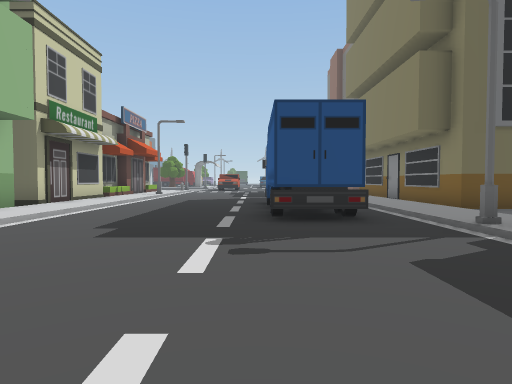
View 1 (above)

24 first-person views from a walk through a scene from a Unity 3-D project. The camera is 1.4 m above the floor, tilts 2° down and sees 75° across. The floor is counted in squares, 2 m on a side. Each view is taken from the middle of a square. On the plan, view 1 faces up. The plan holds only what a view shows up to about 10 squares ahead; the rest is blank. The place goes on beyond the plan. Some animated figures are left out. Some surface patterns are stand-ins.

View 2
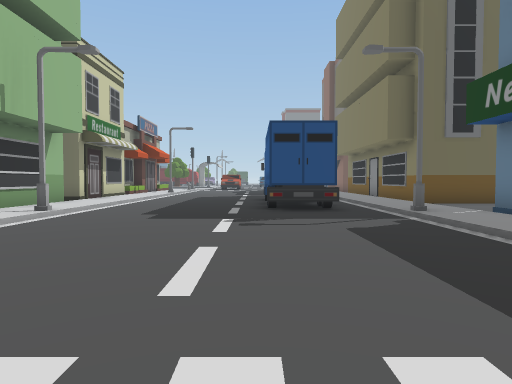

View 3
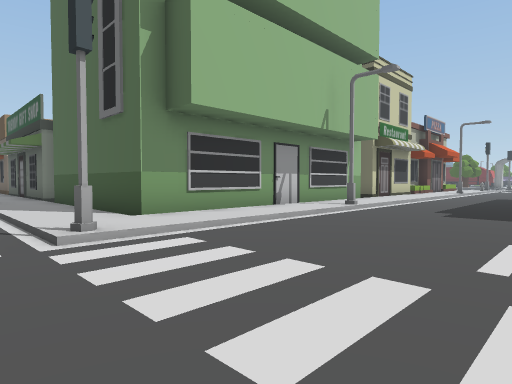

View 4
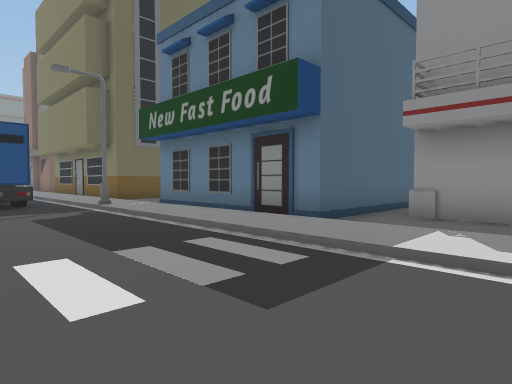

View 5
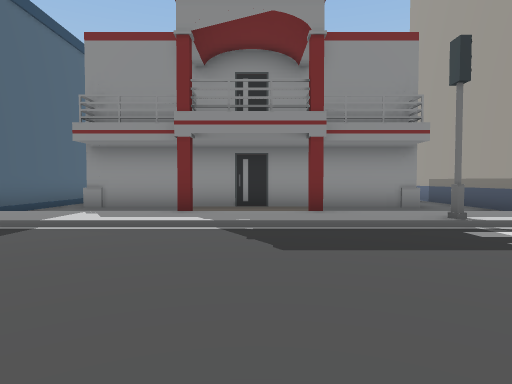

View 6
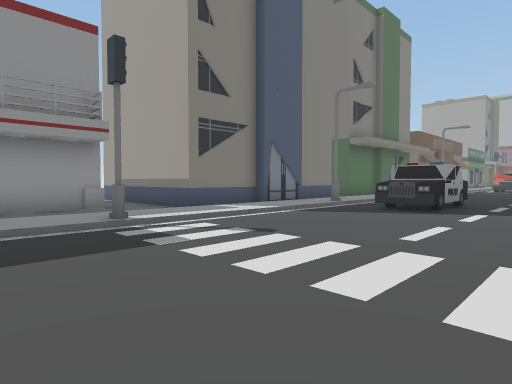

View 7
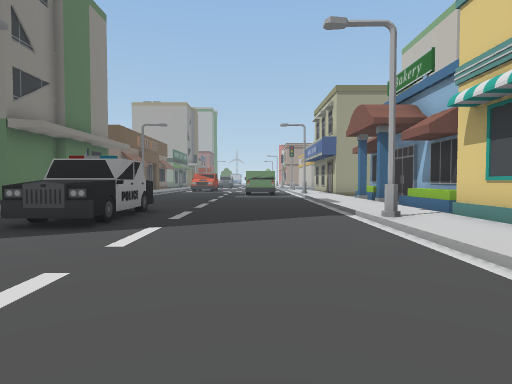

View 8
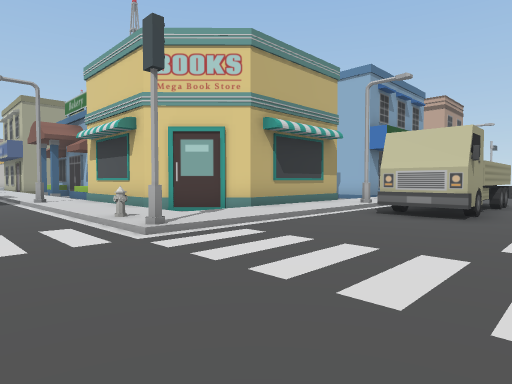

View 9
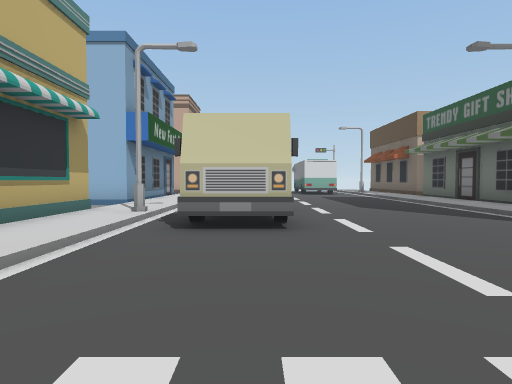

View 10
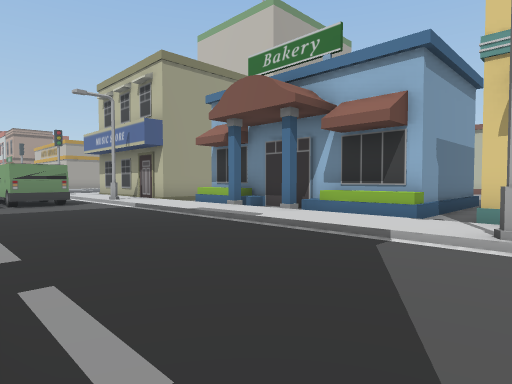

View 11
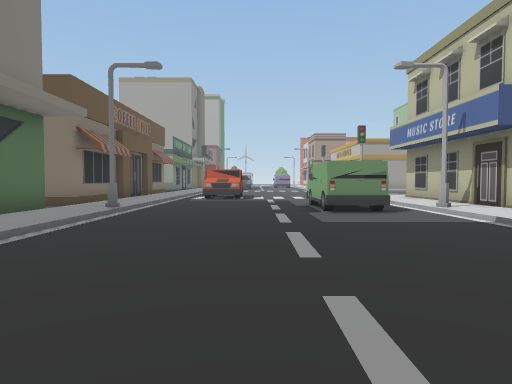

View 12
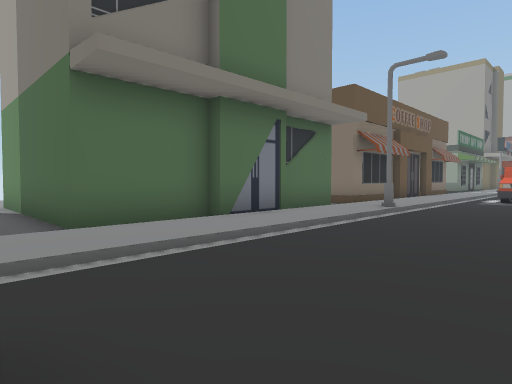

View 13
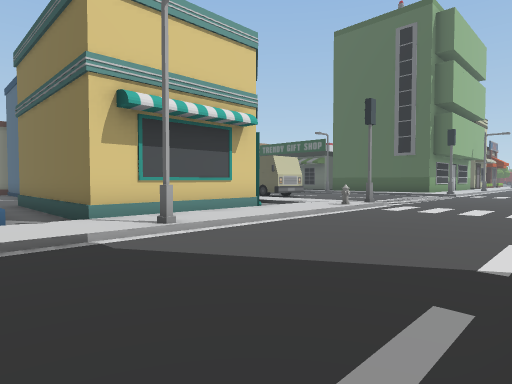

View 14
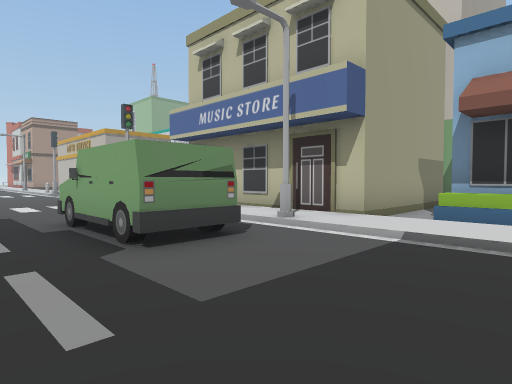

View 15
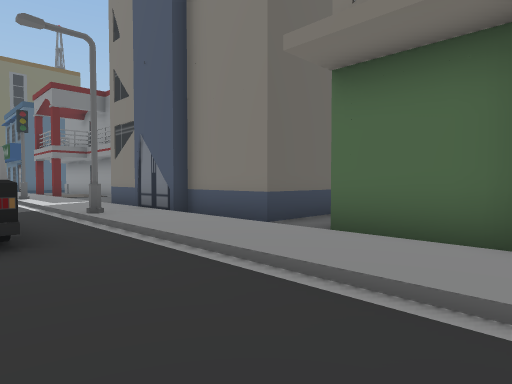

View 16
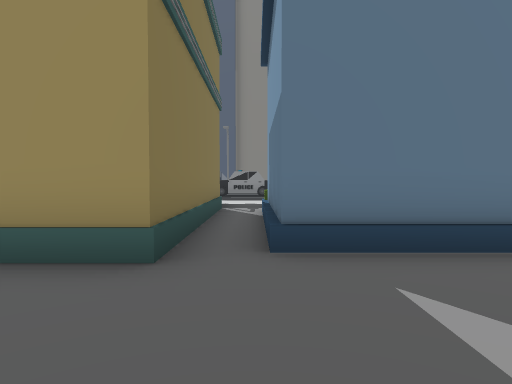

View 17
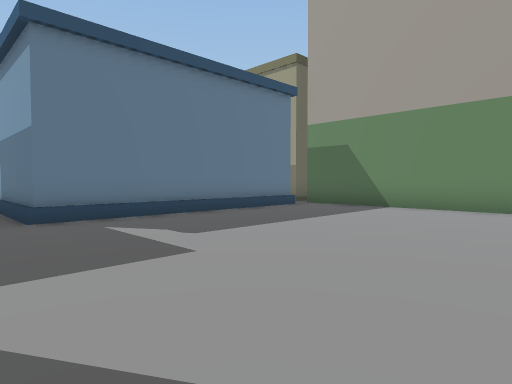

View 18
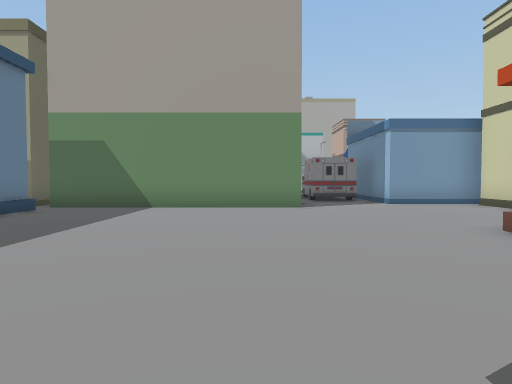

View 19
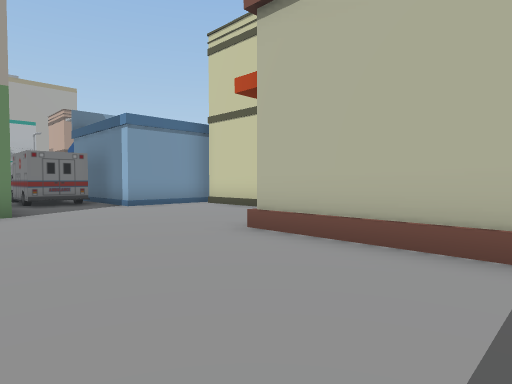

View 20
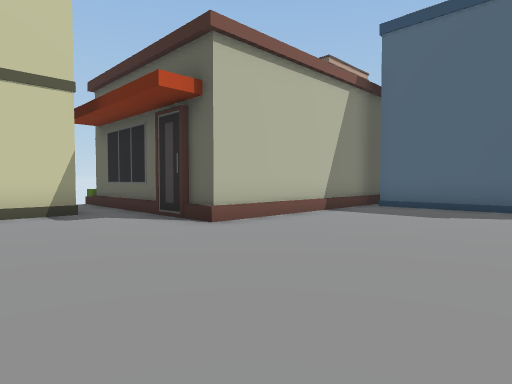

View 21
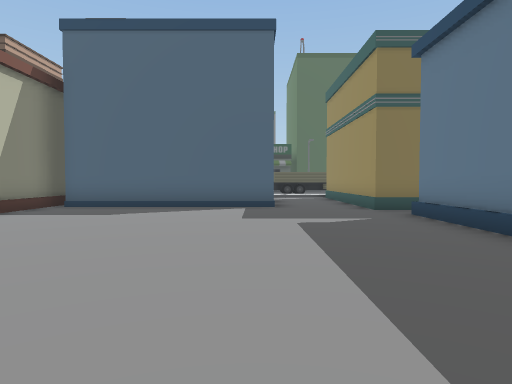

View 22
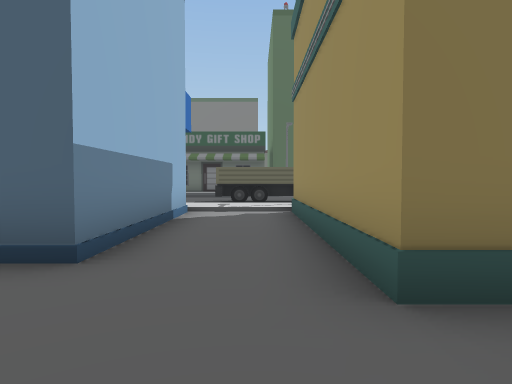

View 23
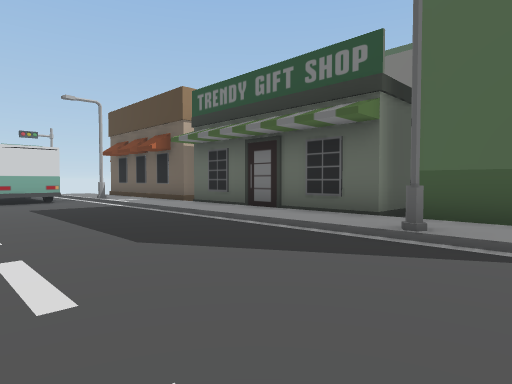

View 24
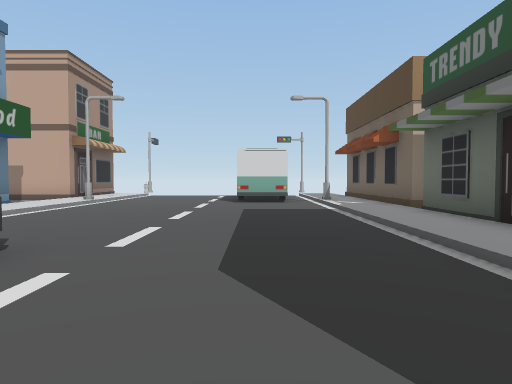

### Floor plan
Key: @ floor where view 1 was taken; # wall or solid block; . main floor; : floor 0.25 m higher than the main floor; / step, stairs or slope; B building; S streetlight; C car; T truck; H hydrant; U bus; O other object.
Columns run from 23 left of view 1 to 7 right of it. Each row starts with its distance up from view 1.
 10                  B:/....O  :B
  9                  B:/....O /:B
  8                   :/....O /:BBB
  7                  B:/....OO/:..
  6                  B:/....OO/:..
  5                  B:S......S:B
  4                  B:/....../:B
  3                  B:/....../:B
  2                  B:/....../:B
  1            #     B:/....../:B
  0    #########BBBBBB:/...@../:BBB
 -1    ::::::::::::::::/....../:...
 -2    /////////S//////#....../:..#
 -3   U............    ......./:..#
 -4   U..............      .../:..#
 -5    ......................./:#.#
 -6    ......................./:..#
 -7    .......TTTTT.........../:#.#
 -8    ...... TTTTT.........../: .#
 -9    /////  //S//////#......#: .#
-10    :::   ::::::::::/....../: .#
-11     BB   B..#####.:H....../: ..
-12          B..#   ##:/....../:BBB
-13          B..#    #:/....../:B
-14    B     B..#    #:/....../:B
-15    BB#BBBB..#    #:/....C./:B
-16    B........######:S....CCS:B
-17    B........////////....C./:B
-18    B......../BBBB //....C./:BBB
-19    B......../B  B //....../:...
-20 BBBB......../B  B :/....../:BBB
-21 ............/B  B :/....../:B
-22 B.........../B  B //....../:B
-23 B.........../B  B //....../:B
-24 B.........../B  B///....../:B
-25 B.....BBBBBBB#####:/.O..../:B
-26 ####..       #   #:SOO....S:B
-27    #OO           #:/ O..../:##
-28     OO           #:/ O..../:#
-29      O               ..  ./

Positions as (right, up) in squares from view 1, and headings:
1: (0, 0), facing up
2: (0, -2), facing up
3: (0, -3), facing up-left
4: (0, -4), facing up-right
5: (-2, -6), facing right
6: (-2, -7), facing down-right
7: (-2, -10), facing down
8: (-2, -5), facing down-left
9: (-4, -7), facing left
10: (0, -15), facing down-left
11: (0, -18), facing down
12: (0, -18), facing down-right
13: (0, -18), facing up-left
14: (0, -22), facing down-left
15: (1, -22), facing up-right
16: (-14, -17), facing right
17: (-17, -16), facing down-right
18: (-16, -16), facing down
19: (-16, -17), facing down-left
20: (-15, -24), facing up-left
21: (-14, -24), facing up
22: (-12, -18), facing up
23: (-9, -6), facing up-left
24: (-10, -4), facing left
